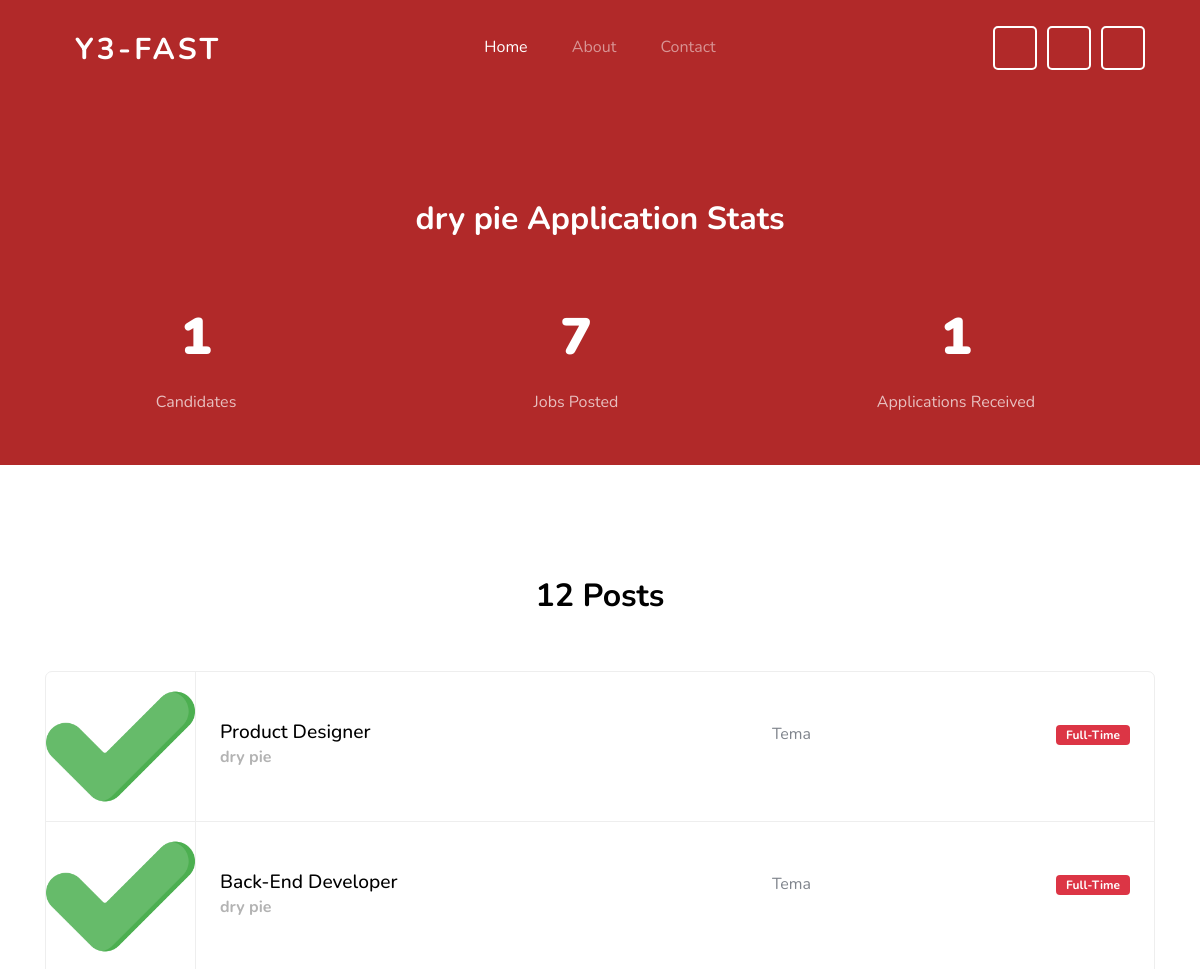
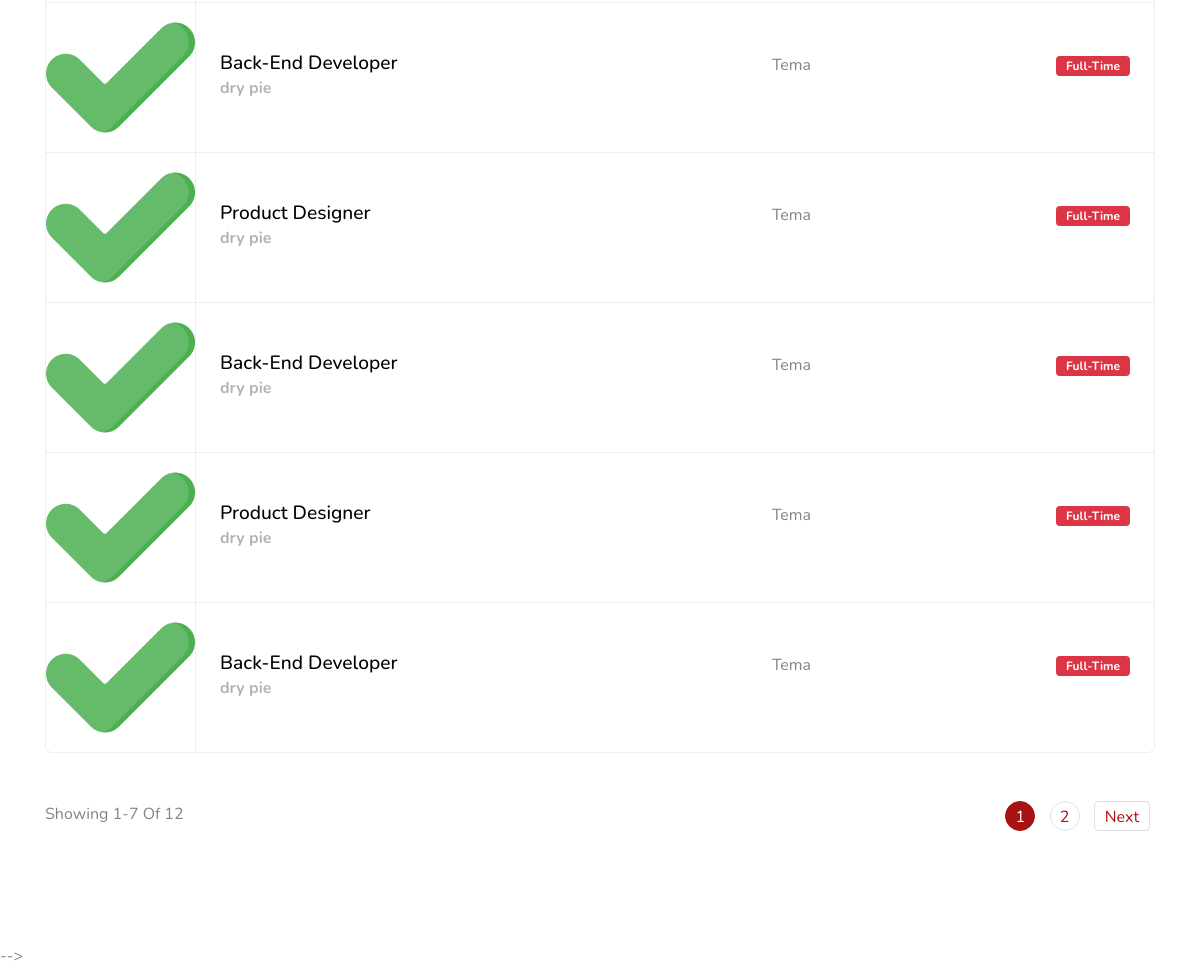
The app's page / (signed in), older data (2 pictures, top to bottom).
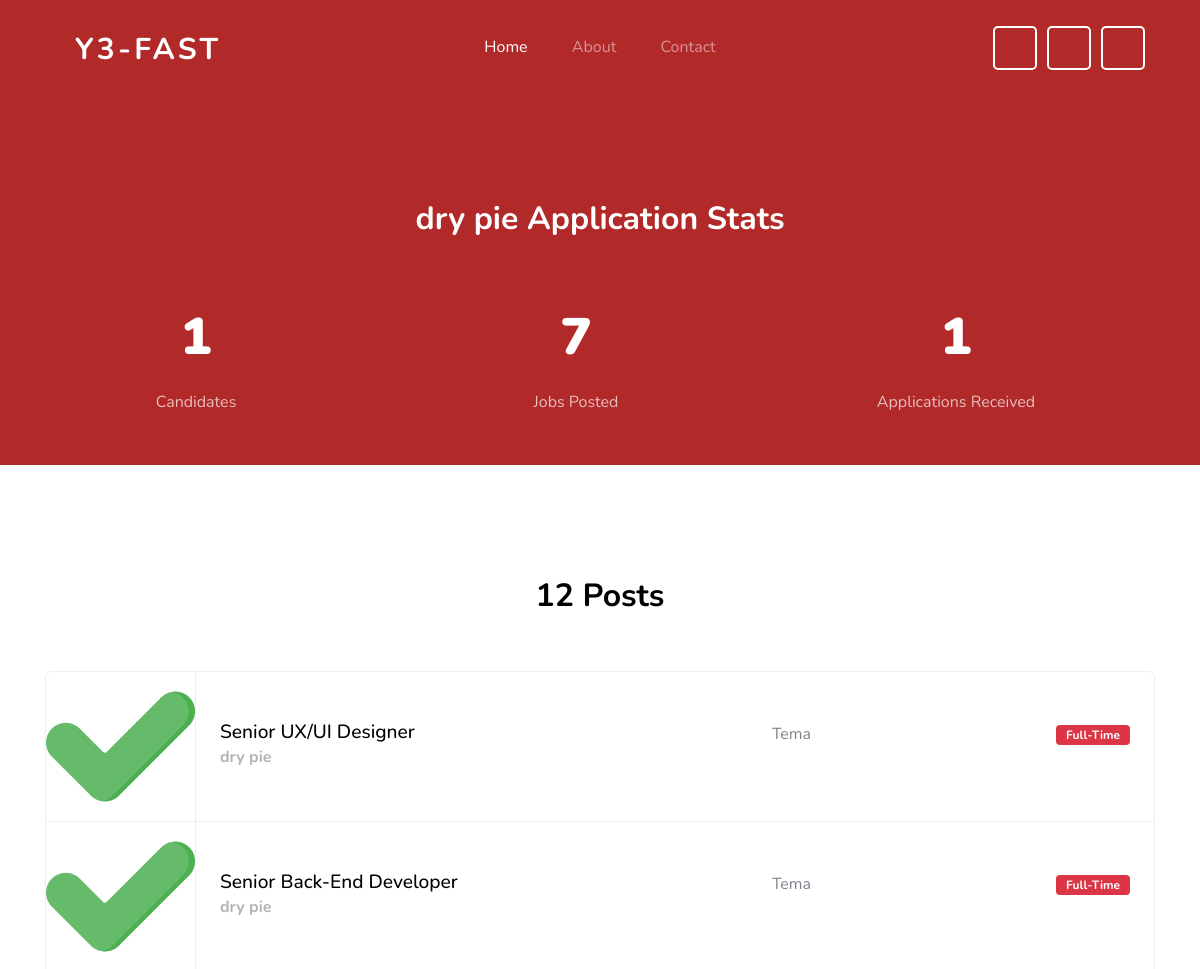
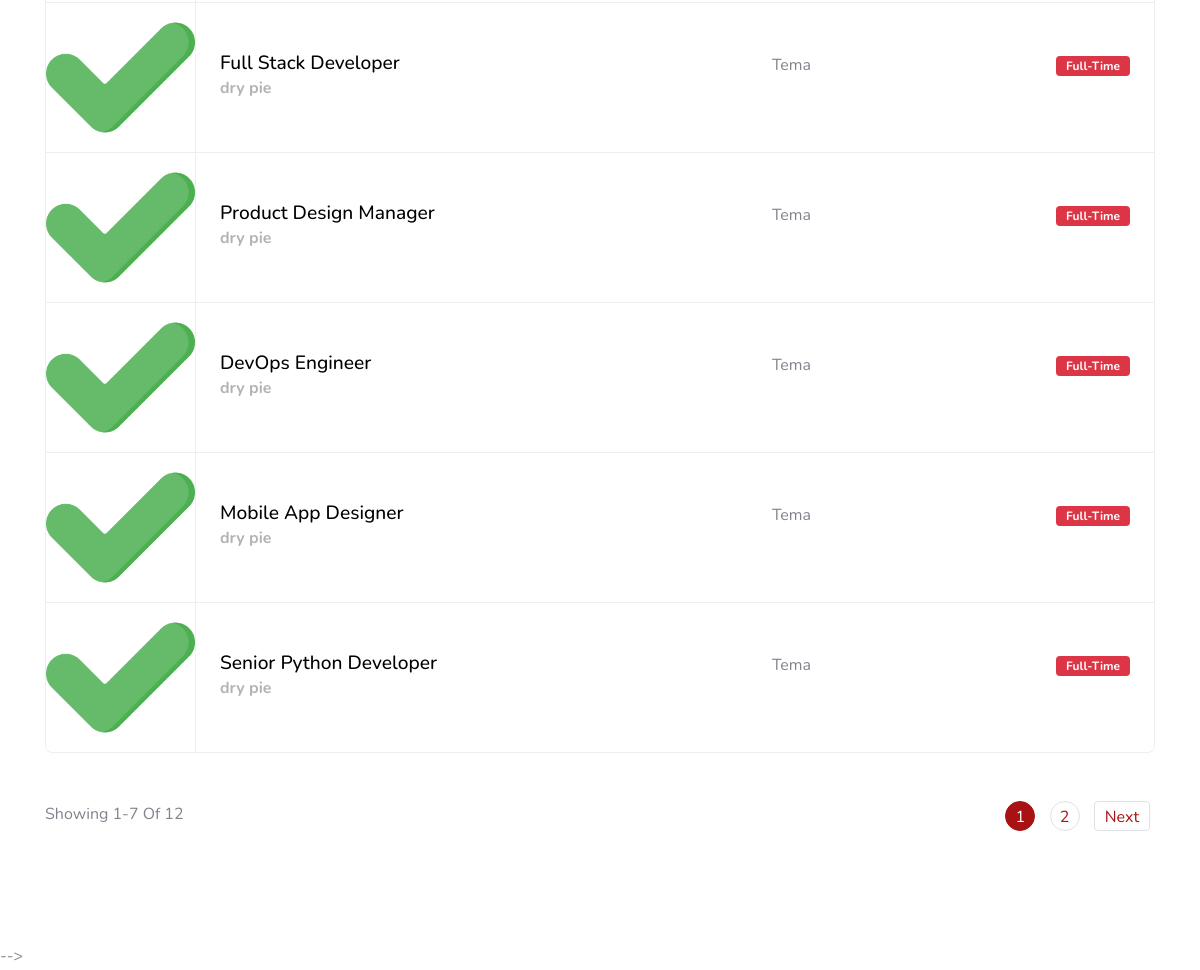
The same page, newer data (2 pictures, top to bottom).
### tables this page shows
CREATE TABLE `job_req` (
    `job_id` int(11) NOT NULL,
    `job_title` varchar(100) NOT NULL,
    `job_description` text NOT NULL,
    `user_id` int(11) NOT NULL,
    `responsibility` longtext NOT NULL CHECK (json_valid(`responsibility`)),
    `experience` varchar(100) DEFAULT NULL,
    `benefits` longtext DEFAULT NULL CHECK (json_valid(`benefits`)),
    `vacancy` int(11) DEFAULT NULL,
    `status` enum('Full-Time','Part-Time','Contract') NOT NULL,
    `job_location` varchar(255) DEFAULT NULL,
    `salary` decimal(10,2) DEFAULT NULL,
    `gender` enum('Male','Female','Other','Any') DEFAULT NULL,
    `application_deadline` date DEFAULT NULL,
    `published_on` datetime NOT NULL DEFAULT current_timestamp(),
    `featured_image` varchar(255) DEFAULT "./images/bm_office_chat.svg"
);

CREATE TABLE `users` (
    `user_id` int(11) NOT NULL,
    `profile_pic` varchar(255) DEFAULT "./uploads/profile_pic/check-mark.png",
    `email` varchar(255) NOT NULL,
    `passwd` varchar(255) NOT NULL,
    `username` varchar(50) NOT NULL,
    `usertype` enum('JobSeeker','Employer','Admin') NOT NULL
);

CREATE TABLE `employers` (
    `user_id` int(11) NOT NULL,
    `org_name` varchar(100) NOT NULL,
    `creation_date` date NOT NULL,
    `industry` varchar(50) DEFAULT NULL,
    `tag_ids` longtext DEFAULT NULL CHECK (json_valid(`tag_ids`))
);

### functions/getJobsPosted.php (the view, shortened to what this page needs)
<?php
include 'settings/connection.php';
function getJobListings($start, $jobsPerPage, $userId)
{
    global $conn;
    $offset = $start - 1;
    $sql = "SELECT job_req.job_id, job_req.job_title, job_req.job_description, job_req.job_location, job_req.status, job_req.published_on, employers.org_name, users.profile_pic
            FROM job_req
            INNER JOIN employers
            INNER JOIN users
            ON job_req.user_id = employers.user_id AND job_req.user_id = users.user_id
            WHERE job_req.user_id = $userId
            LIMIT $offset, $jobsPerPage";
    $result = $conn->query($sql);
    if ($result->num_rows > 0) {
        echo '<ul class="job-listings mb-5">';
        while ($row = $result->fetch_assoc()) {
            $jobId = $row['job_id'];
            $jobTitle = $row['job_title'];
            $jobLocation = $row['job_location'];
            $status = $row['status'];
            $orgName = $row['org_name'];
            echo '<li class="job-listing d-block d-sm-flex pb-3 pb-sm-0 align-items-center">';
            echo '<a href="applications.php?job_id=' . $jobId . '"></a>';
            echo '<div class="job-listing-logo">';
            echo '<img src=' . $row['profile_pic'] . ' alt="Job Logo" class="img-fluid"  width="150px" height="150px"/>';
            echo '</div>';
            echo '<div class="job-listing-about d-sm-flex custom-width w-100 justify-content-between mx-4">';
            echo '<div class="job-listing-position custom-width w-50 mb-3 mb-sm-0">';
            echo '<h2>' . $jobTitle . '</h2>';
            echo '<strong>' . $orgName . '</strong>';
            echo '</div>';
            echo '<div class="job-listing-location mb-3 mb-sm-0 custom-width w-25">';
            echo '<span class="icon-room"></span> ' . $jobLocation;
            echo '</div>';
            echo '<div class="job-listing-meta">';
            echo '<span class="badge badge-danger">' . $status . '</span>';
            echo '</div>';
            echo '</div>';
            echo '</li>';
        }
        echo '</ul>';
    } else {
        echo '<p>No job listings found.</p>';
    }
}

Row changes from the older to the newer data that the page shows:
changed job_req: job_title "Product Designer" → "Senior UX/UI Designer"
changed job_req: job_title "Back-End Developer" → "Senior Back-End Developer"
changed job_req: job_title "Back-End Developer" → "Full Stack Developer"
changed job_req: job_title "Product Designer" → "Product Design Manager"
changed job_req: job_title "Back-End Developer" → "DevOps Engineer"
changed job_req: job_title "Product Designer" → "Mobile App Designer"
changed job_req: job_title "Back-End Developer" → "Senior Python Developer"
